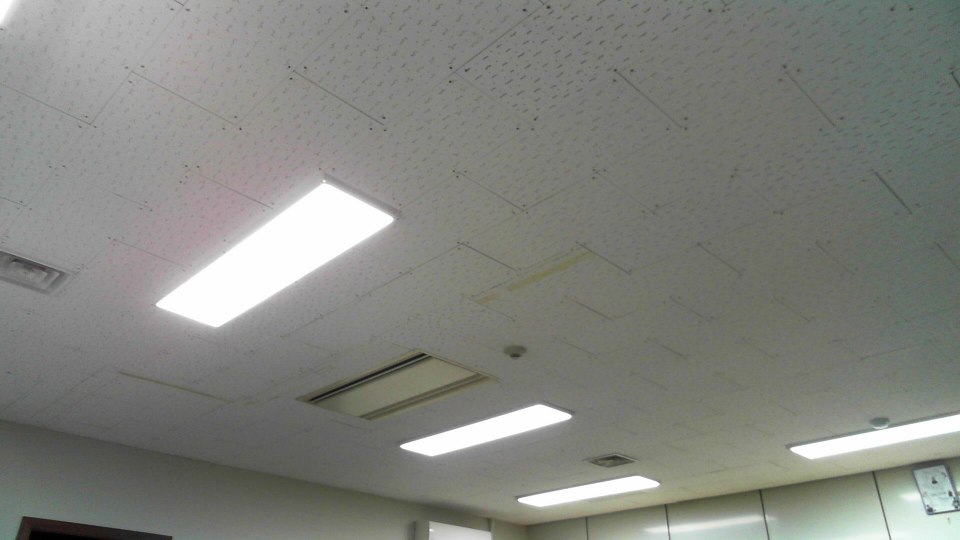
#> input picture Chapter1/panorama1.jpg, 1920 x 1080 px (shown at 1/2 size)
$ python img_panorama.py
#> lines starting #> are read from the running program, lines starting #| are printed output that depends on the picture
import sys
import cv2
img_names = ['panorama1.jpg', 'panorama2.jpg', 'panorama3.jpg', 'panorama4.jpg', 'panorama5.jpg']
imgs = []

for name in img_names:
    img = cv2.imread(name)
#> img is the input picture: shape (1080, 1920, 3); mean B, G, R 126.3, 131.9, 130.3
    if img is None:
        print(f'Image load failed! ({name})')
        sys.exit()
    imgs.append(img)
stitcher = cv2.Stitcher_create()
status, dst = stitcher.stitch(imgs)
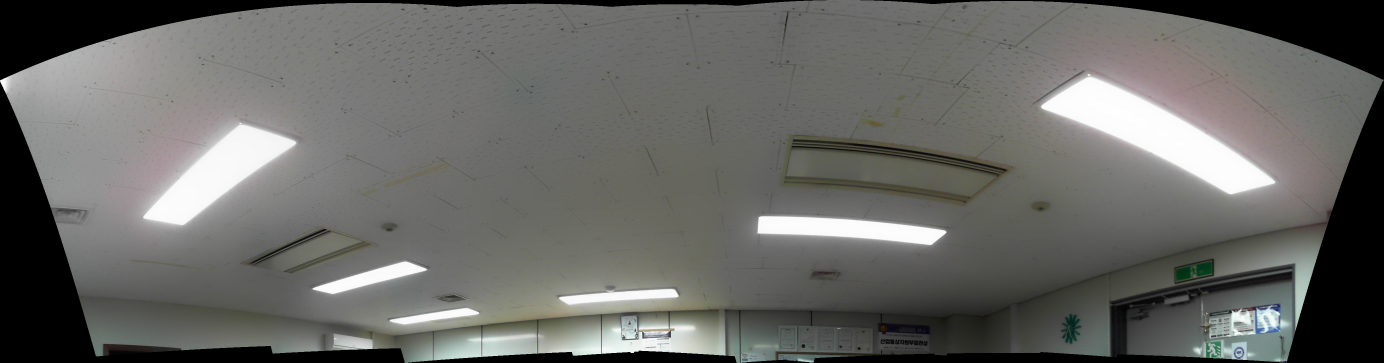
#> dst: shape (1088, 4150, 3) (shown at 1/3 size); mean of channels 0, 1, 2 101.6, 104.7, 104.5; drawn as B, G, R

cv2.imwrite('output.jpg', dst)
cv2.namedWindow('Panorama', cv2.WINDOW_NORMAL)
cv2.resizeWindow('Panorama', 1000, 600)
cv2.imshow('Panorama', dst)
cv2.waitKey(0)
cv2.destroyAllWindows()
